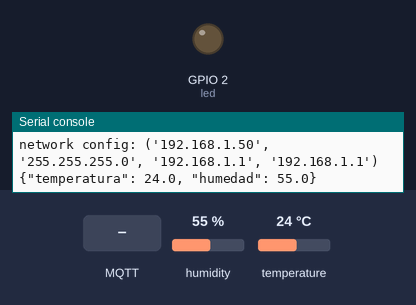
Bench run of a program on a simulated ESP32 board running MicroPython. On the bench: output pins drawn as LEDs (lit = HIGH), the last lines printed to the serial console. The test bench sets the inputs (shaded band); at power-on: humidity 55 %, temperature 24 °C. WiFi joins after 1.5 s; no MQTT or app messages arrive unless stated; values from a settings file that is not in the repository are placeholders.

Above: at 2.8 s.
2.9 s: MQTT message "encender" arrives on the first subscribed topic
At 7.9 s:
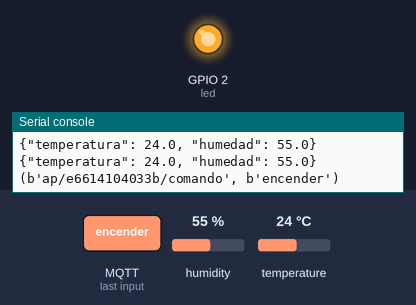
8.2 s: MQTT message "apagar" arrives on the first subscribed topic
At 12.7 s:
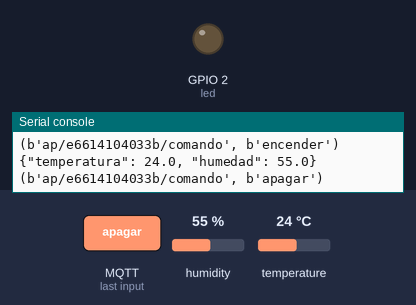
Timing chart, 0 to 14.2 s (numbered marks = the images above; inputs shaded):
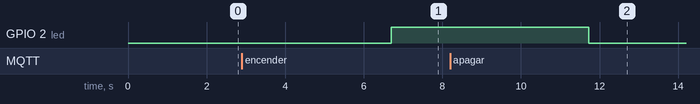

Measured:
- after the input at 2.9 s, GPIO 2 (led): LOW → HIGH after 3.8 s
- after the input at 8.2 s, GPIO 2 (led): HIGH → LOW after 3.5 s

The program:

main.py
```python
# mqttBidereccional
#https://wokwi.com/projects/373691417148294145
from machine import Pin, Timer, unique_id
import dht
import time
import json
import ubinascii
from collections import OrderedDict
from settings import SERVIDOR_MQTT
from umqtt.robust import MQTTClient

CLIENT_ID = ubinascii.hexlify(unique_id()).decode('utf-8')

mqtt = MQTTClient(CLIENT_ID, SERVIDOR_MQTT,
                  port=8883, keepalive=40, ssl=True)

sw = Pin(23, Pin.IN)
led = Pin(2, Pin.OUT)
d = dht.DHT22(Pin(25))

#prendermos y apagaremos el led remotamente
def sub_cb(topic, msg):
    print((topic, msg))
    if msg==b"apagar":
        led.value(0)
    if msg==b"encender":
        led.value(1)

#defino que funcion invocar cuando recibo un mensaje
mqtt.set_callback(sub_cb)
#la conexion la realizamos fuera de toda funcion, ya que lo mantedremos conectado y funcionara como objeto global
mqtt.connect()
#nos suscribimos al topico
mqtt.subscribe(f"ap/{CLIENT_ID}/comando")

def transmitir(pin):
    mqtt.publish(f"ap/{CLIENT_ID}",datos)

#interrupcion por tiempo cada 20 segundos para publicar
timer1 = Timer(1)
timer1.init(period=20000, mode=Timer.PERIODIC, callback=transmitir)

datos={}

while True:
    try:
        d.measure()
        temperatura=d.temperature()
        humedad=d.humidity()
        datos=json.dumps(OrderedDict([
            ('temperatura',temperatura),
            ('humedad',humedad)
        ]))
        print(datos)
    except OSError as e:
        print("sin sensor")
    #verificacion si hay mensaje nuevo, para el esp32
    #en el caso de que llegue se invoca la funcion definida por parametro en la fun callback
    mqtt.check_msg()
    time.sleep(5)

mqtt.disconnect()
```

boot.py
```python
from settings import SSID, PASS_WLAN

def do_connect():
    import network
    wlan = network.WLAN(network.STA_IF)
    wlan.active(True)
    if not wlan.isconnected():
        print('connecting to network...')
        wlan.connect(SSID, PASS_WLAN)
        while not wlan.isconnected():
            pass
    print('network config:', wlan.ifconfig())

do_connect()
```
